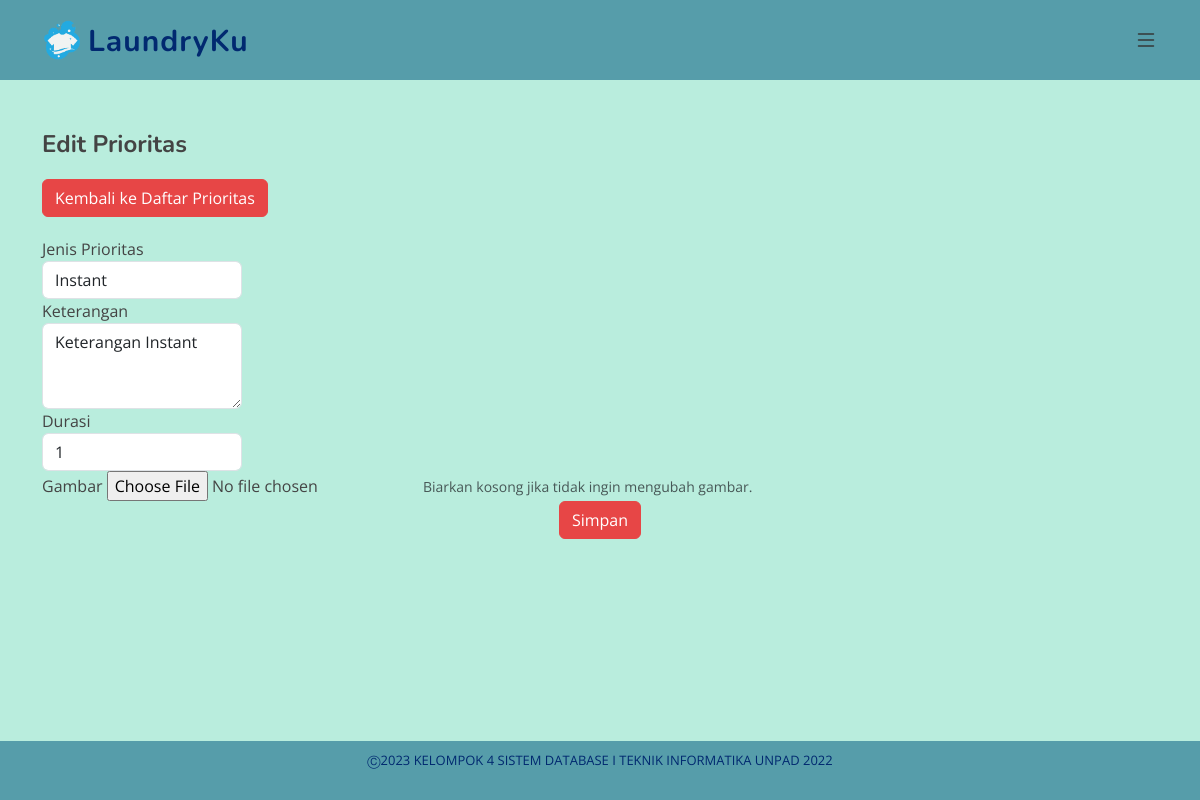
Screenshot of /edit_prioritas.php?id=1 (signed in) with the database file from the repository.
### tables this page shows
CREATE TABLE Prioritas (
    id_prioritas INT AUTO_INCREMENT PRIMARY KEY,
    jenis_prioritas VARCHAR(255) NOT NULL,
    keterangan VARCHAR(255),
    durasi INT,
    image_url VARCHAR (255)
);

### edit_prioritas.php (the view, shortened to what this page needs)
<?php
include "config.php";
$idPrioritas = $_GET['id'];
$query = "SELECT * FROM Prioritas WHERE id_prioritas = '$idPrioritas'";
$result = mysqli_query($conn, $query);
$prioritas = mysqli_fetch_assoc($result);
?>
<?php include 'header.php'; ?>
<main id="main">
  <section id="admin" class="admin">
    <div class="container">
      <div class="row">
        <div class="col-lg-12">
          <h2>Edit Prioritas</h2>
          <div class="text-right">
            <a href="prioritas.php" class="btn btn-primary">Kembali ke Daftar Prioritas</a>
          </div>
        </div>
      </div>
      <div class="row">
        <div class="col-lg-12">
          <form action="" method="POST" enctype="multipart/form-data">
            <div class="form-group">
              <label for="jenis_prioritas">Jenis Prioritas</label>
              <input type="text" class="form-control" id="jenis_prioritas" name="jenis_prioritas" value="<?php echo $prioritas['jenis_prioritas']; ?>">
            </div>
            <div class="form-group">
              <label for="keterangan">Keterangan</label>
              <textarea class="form-control" id="keterangan" name="keterangan" rows="3"><?php echo $prioritas['keterangan']; ?></textarea>
            </div>
            <div class="form-group">
              <label for="durasi">Durasi</label>
              <input type="number" class="form-control" id="durasi" name="durasi" value="<?php echo $prioritas['durasi']; ?>" min="1">
            </div>
            <div class="form-group">
              <label for="image">Gambar</label>
              <input type="file" class="form-control-file" id="image" name="image">
              <small class="form-text text-muted">Biarkan kosong jika tidak ingin mengubah gambar.</small>
            </div>
            <div class="text-center">
              <button type="submit" class="btn btn-primary" name="simpan">Simpan</button>
            </div>
          </form>
        </div>
      </div>
    </div>
  </section>
</main>
<?php include 'footer.php'; ?>

### assets/css/style.css (style rules this page uses)
:root { scroll-behavior: smooth; }
body { font-family: "Open Sans", sans-serif; color: #444444; }
a { color: #f4f4f4; text-decoration: none; }
h1, h2, h3, h4, h5, h6 { font-family: "Nunito", sans-serif; }
section { padding: 60px 0; overflow: hidden; }

### assets/css/styles.css (style rules this page uses)
#main { background-color: #B9EDDD; min-height: calc(100vh - 30px); }
#main .admin h2 { font-size: 24px; font-weight: bold; margin-bottom: 20px; }
#main .admin .text-right { display: flex; justify-content: space-between; align-items: center; margin-bottom: 20px; }
#main .admin .form-control { width: 200px; }
#main .admin .btn-primary { background-color: #E74646; border-color: #E74646; }
#main { padding-top: 70px; }

### edit_prioritas.php (style rules this page uses)
#main { padding-top: 70px; }

### rows the page displays
prioritas: jenis_prioritas "Instant", keterangan "Keterangan Instant", durasi "1"
